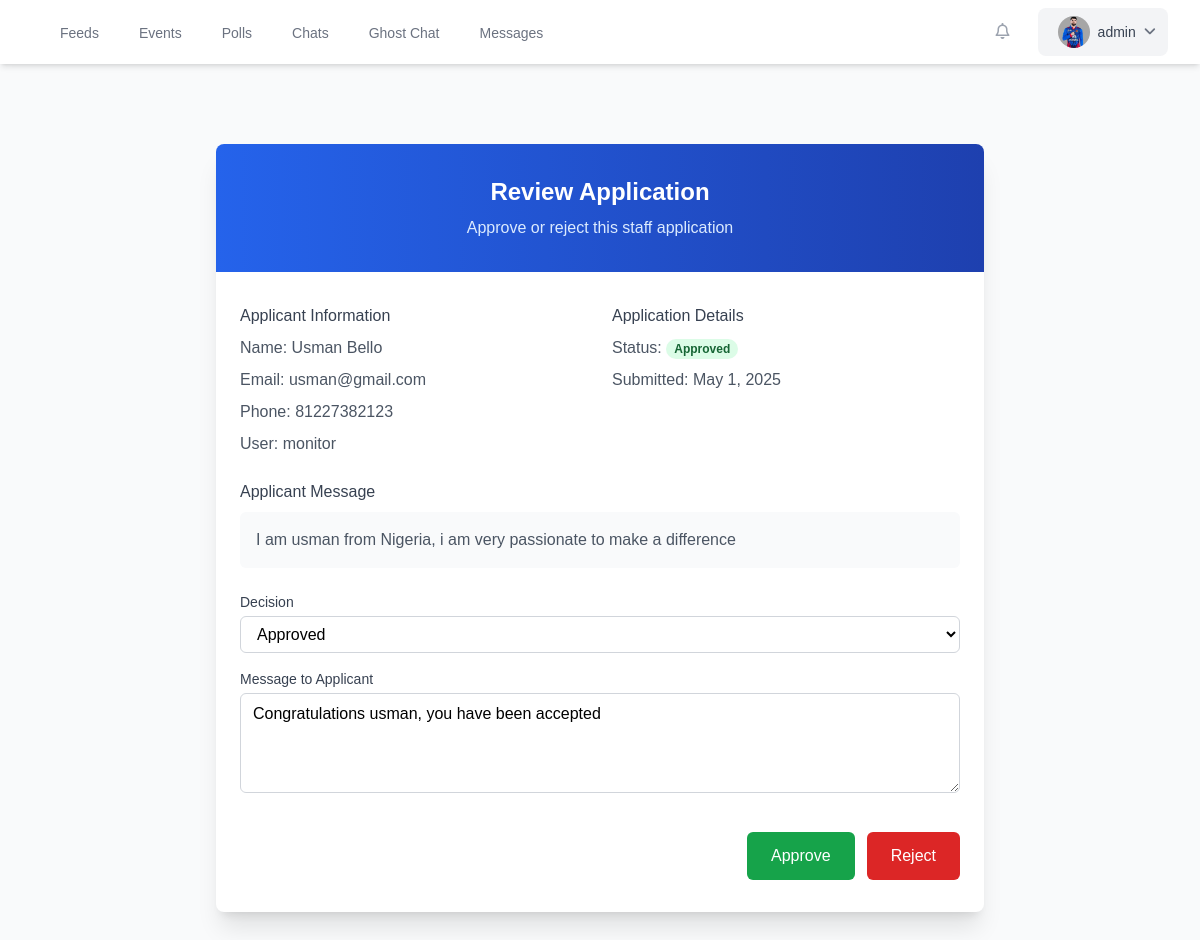
The page /staff/applications/2/review/ (signed in) on the database its author committed.
### app/models.py (models this page shows, shortened)
class Profile(models.Model):
    user = models.OneToOneField(settings.AUTH_USER_MODEL, on_delete=models.CASCADE)
    first_name = models.CharField(max_length=30, blank=True)
    last_name = models.CharField(max_length=30, blank=True)
    state = models.CharField(max_length=50, blank=True)
    phone_number = models.CharField(max_length=15, blank=True)
    date_of_birth = models.DateField(blank=True, null=True)
    local_government = models.CharField(max_length=100, blank=True)
    bio = models.TextField(blank=True, null=True)
    profile_picture = models.ImageField(upload_to='media/uploads/images', blank=True, null=True)

class StaffApplication(models.Model):
    user = models.OneToOneField(settings.AUTH_USER_MODEL, on_delete=models.CASCADE, null=True, blank=True)
    name = models.CharField(max_length=100)
    email = models.EmailField()
    phone = models.CharField(max_length=20)
    message = models.TextField()
    status = models.CharField(
        max_length=20,
        choices=[
            ('Pending', 'Pending'),
            ('Approved', 'Approved'),
            ('Rejected', 'Rejected')
        ],
        default='Pending'
    )
    admin_message = models.TextField(blank=True, null=True)
    created_at = models.DateTimeField(auto_now_add=True)
    updated_at = models.DateTimeField(auto_now=True)

### app/views.py (the view)
# urls.py: path('staff/applications/<int:pk>/review/', staff_application_review, name='staff_application_review'),
@user_passes_test(lambda u: u.is_superuser)
def staff_application_review(request, pk):
    application = get_object_or_404(StaffApplication, pk=pk)
    if request.method == 'POST':
        form = StaffApplicationAdminForm(request.POST, instance=application)
        if form.is_valid():
            app = form.save(commit=False)
            if 'approve' in request.POST:
                app.status = 'Approved'
                if app.user:  # Make sure there's a user associated
                    app.user.is_staff = True
                    app.user.is_active = True  # Ensure account is active
                    app.user.save()
                    print(f"DEBUG: Granted staff access to {app.user.username}")  # Debug line
            elif 'reject' in request.POST:
                app.status = 'Rejected'
                if app.user:
                    app.user.is_staff = False
                    app.user.save()
            app.save()
            messages.success(request, f'Application has been {app.status.lower()}')
            return redirect('staff_application_list')
    else:
        form = StaffApplicationAdminForm(instance=application)
    return render(request, 'staff/admin/application_review.html', {
        'application': application,
        'form': form,
        'is_staff': application.user.is_staff if application.user else False
    })

### app/forms.py
class StaffApplicationAdminForm(forms.ModelForm):
    class Meta:
        model = StaffApplication
        fields = ['status', 'admin_message']
        widgets = {
            'admin_message': forms.Textarea(attrs={'rows': 3}),
        }

### app/templates/staff/admin/application_review.html (shortened to what this page needs)
{% extends 'app/user_navbar.html' %}
{% block content %}
<div class="min-h-screen bg-gray-50 py-12 px-4 sm:px-6 lg:px-8">
    <div class="max-w-3xl mx-auto">
        <div class="bg-white shadow-xl rounded-lg overflow-hidden">
            <div class="bg-gradient-to-r from-blue-600 to-blue-800 px-6 py-8 text-center">
                <h2 class="text-2xl font-bold text-white">Review Application</h2>
                <p class="mt-2 text-blue-100">Approve or reject this staff application</p>
            </div>
            <div class="px-6 py-8 space-y-6">
                <div class="grid grid-cols-1 md:grid-cols-2 gap-6">
                    <div>
                        <h3 class="font-medium text-gray-700">Applicant Information</h3>
                        <div class="mt-2 space-y-2 text-gray-600">
                            <p><span class="font-medium">Name:</span> {{ application.name }}</p>
                            <p><span class="font-medium">Email:</span> {{ application.email }}</p>
                            <p><span class="font-medium">Phone:</span> {{ application.phone }}</p>
                            <p><span class="font-medium">User:</span> {{ application.user.username }}</p>
                        </div>
                    </div>
                    <div>
                        <h3 class="font-medium text-gray-700">Application Details</h3>
                        <div class="mt-2 space-y-2 text-gray-600">
                            <p><span class="font-medium">Status:</span>
                                <span class="px-2 inline-flex text-xs leading-5 font-semibold rounded-full
                                    {% if application.status == 'Approved' %}bg-green-100 text-green-800
                                    {% else %}bg-yellow-100 text-yellow-800{% endif %}">
                                    {{ application.status }}
                                </span>
                            </p>
                            <p><span class="font-medium">Submitted:</span> {{ application.created_at|date:"F j, Y" }}</p>
                        </div>
                    </div>
                </div>
                <div>
                    <h3 class="font-medium text-gray-700">Applicant Message</h3>
                    <div class="mt-2 p-4 bg-gray-50 rounded-md">
                        <p class="text-gray-600">{{ application.message }}</p>
                    </div>
                </div>
                <form method="post" class="space-y-4">
                    <div>
                        <label for="{{ form.status.id_for_label }}" class="block text-sm font-medium text-gray-700 mb-1">
                            Decision
                        </label>
                        {{ form.status }}
                    </div>
                    <div>
                        <label for="{{ form.admin_message.id_for_label }}" class="block text-sm font-medium text-gray-700 mb-1">
                            Message to Applicant
                        </label>
                        {{ form.admin_message }}
                    </div>
                    <div class="pt-4 flex justify-end space-x-3">
                        <button type="submit" name="approve" value="1"
                                class="px-6 py-3 bg-green-600 text-white rounded-md hover:bg-green-700 transition-colors">
                            Approve
                        </button>
                        <button type="submit" name="reject" value="1"
                                class="px-6 py-3 bg-red-600 text-white rounded-md hover:bg-red-700 transition-colors">
                            Reject
                        </button>
                    </div>
                    </form>
            </div>
        </div>
    </div>
</div>
{% endblock %}

### app/templates/app/user_navbar.html (shortened to what this page needs)
<!DOCTYPE html>
<html lang="en">
<head>
    <script src="https://cdn.tailwindcss.com"></script>
    <link rel="stylesheet" href="https://cdnjs.cloudflare.com/ajax/libs/font-awesome/6.4.0/css/all.min.css">
</head>
<body class="bg-gray-50">
    <nav class="bg-white shadow-md">
        <div class="max-w-7xl mx-auto px-4 sm:px-6 lg:px-8">
            <div class="flex justify-between h-16">
                <div class="flex">
                    <div class="hidden sm:ml-6 sm:flex sm:space-x-8">
                        <a href="{% url 'home' %}" class="inline-flex items-center px-1 pt-1 border-b-2 {% if request.resolver_match.url_name == 'home' %}border-primary-500 text-gray-900{% else %}border-transparent text-gray-500 hover:border-gray-300 hover:text-gray-700{% endif %} text-sm font-medium">
                            Feeds
                        </a>
                        <a href="{% url 'event-detail' %}" class="inline-flex items-center px-1 pt-1 border-b-2 {% if request.resolver_match.url_name == 'event-detail' %}border-primary-500 text-gray-900{% else %}border-transparent text-gray-500 hover:border-gray-300 hover:text-gray-700{% endif %} text-sm font-medium">
                            Events
                        </a>
                        <a href="{% url 'poll_list' %}" class="inline-flex items-center px-1 pt-1 border-b-2 {% if request.resolver_match.url_name == 'poll_list' %}border-primary-500 text-gray-900{% else %}border-transparent text-gray-500 hover:border-gray-300 hover:text-gray-700{% endif %} text-sm font-medium">
                            Polls
                        </a>
                        {% if user.is_superuser %}
                        <a href="{% url 'profile_list' %}" class="inline-flex items-center px-1 pt-1 border-b-2 {% if request.resolver_match.url_name == 'profile_list' %}border-primary-500 text-gray-900{% else %}border-transparent text-gray-500 hover:border-gray-300 hover:text-gray-700{% endif %} text-sm font-medium">
                            Chats
                        </a>
                        {% endif %}
                        <a href="{% url 'chat:anonymous' %}" class="inline-flex items-center px-1 pt-1 border-b-2 {% if request.resolver_match.url_name == 'anonymous' %}border-primary-500 text-gray-900{% else %}border-transparent text-gray-500 hover:border-gray-300 hover:text-gray-700{% endif %} text-sm font-medium">
                            Ghost Chat
                        </a>
                        <a href="{% url 'chat:received_messages' %}" class="inline-flex items-center px-1 pt-1 border-b-2 {% if request.resolver_match.url_name == 'received_messages' %}border-primary-500 text-gray-900{% else %}border-transparent text-gray-500 hover:border-gray-300 hover:text-gray-700{% endif %} text-sm font-medium">
                            Messages
                        </a>
                    </div>
                </div>
                <div class="flex items-center">
                    <button class="p-2 rounded-full text-gray-400 hover:text-gray-500 focus:outline-none focus:ring-2 focus:ring-offset-2 focus:ring-primary-500 mr-2">
                        <i class="fa-regular fa-bell"></i>
                    </button>
                    <div class="ml-3 relative">
                        <div>
                            <button type="button" onclick="toggleDropdown()" class="flex text-sm rounded-full focus:outline-none focus:ring-2 focus:ring-offset-2 focus:ring-primary-500 items-center space-x-2 bg-gray-100 hover:bg-gray-200 px-3 py-2 rounded-lg transition-colors duration-200" id="user-menu-button" aria-expanded="false" aria-haspopup="true">
                                <div class="h-8 w-8 rounded-full overflow-hidden bg-gray-200 flex-shrink-0">
                                    {% if user.profile.profile_picture %}
                                    <img class="h-full w-full object-cover" src="{{ user.profile.profile_picture.url }}" alt="{{ user.username }}">
                                    {% else %}
                                    <div class="h-full w-full flex items-center justify-center bg-primary-100 text-primary-600">
                                        <i class="fa-solid fa-user"></i>
                                    </div>
                                    {% endif %}
                                </div>
                                <span class="text-sm font-medium text-gray-700 hidden sm:block">{{ user.username }}</span>
                                <i class="fa-solid fa-angle-down text-gray-500"></i>
                            </button>
                        </div>
                    </div>
                </div>
            </div>
        </div>
    </nav>
    <main class="max-w-7xl mx-auto px-4 sm:px-6 lg:px-8 py-8">
        {% block content %}{% endblock %}
    </main>
</body>
</html>

### app/templates/app/user_navbar.html (style rules this page uses)
html, body { margin: 0; padding: 0; width: 100%; height: 100%; }
body { font-family: Arial, sans-serif; min-height: 100vh; padding-top: 64px; box-sizing: border-box; }
nav { position: fixed; top: 0; left: 0; right: 0; width: 100%; z-index: 1000; }

### app/templates/staff/admin/application_review.html (style rules this page uses)
select, textarea { width: 100%; padding: 0.5rem 0.75rem; border: 1px solid #d1d5db; border-radius: 0.375rem; background-color: white; }
textarea { min-height: 100px; }

### rows shown on the page
StaffApplication: name "Usman Bello", email "usman@gmail.com", phone "81227382123", user.username "monitor", status "Approved", created_at "May 1, 2025", message "I am usman from Nigeria, i am very passionate to make a difference", admin_message "Congratulations usman, you have been accepted"

### other values the page prints
{{ user.username }} "admin"
